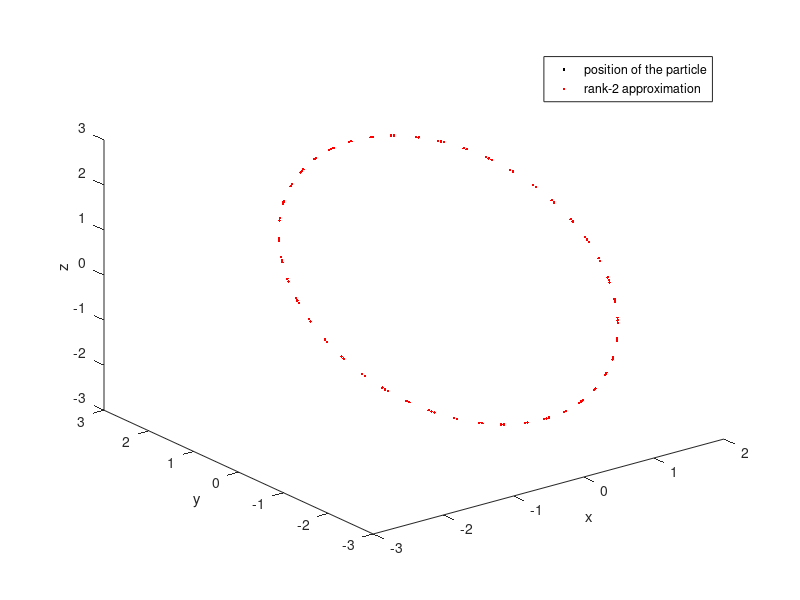

Reproduce this figure in MATLAB. (Note: this script raises an error after producing the figure.)
clear;close all; clc
load('particle_position.mat');
A(1,:) = A(1,:) - mean(A(1,:));
A(2,:) = A(2,:) - mean(A(2,:));
A(3,:) = A(3,:) - mean(A(3,:));
%part 1
%problem 1
[U,S,V] = svd(A,'econ');
A1 = diag(S);
save('A1.dat','A1','-ascii');
k = 1;
AOf1 = U(:,1:k)*S(1:k,1:k)*V(:,1:k)';
errorOfRank1 = norm(A-AOf1);
save('A2.dat','errorOfRank1','-ascii');
k = 2;
AOf2 = U(:,1:k)*S(1:k,1:k)*V(:,1:k)';
errorOfRank2 = norm(A-AOf2);
save('A3.dat','errorOfRank2','-ascii');
%problem 2
%(a)
for i = 1:101
  plot3(A(1,i),A(2,i),A(3,i),'k.');
  hold on
  plot3(AOf2(1,:),AOf2(2,:),AOf2(3,:),'r.');
end
xlabel('x');ylabel('y');zlabel('z');
legend('position of the particle','rank-2 approximation');






%%
%part 2
%problem 3
close;clear all;clc
A = imread('sherlock.jpg');
A = double(rgb2gray(A));
%remember imshow command
sinVal = svd(A);
A4 = sinVal(1:10);
%(a)
save('A4.dat','A4','-ascii');
%(b)
A5 = sinVal(1,1) / sum(sinVal);
save('A5.dat','A5','-ascii');
%(c)
A6 = sum(A4) / sum(sinVal);
save('A6.dat','A6','-ascii');
%(d)
rank = 0;
for i = 1:640
   rankEnergy = sinVal(1:i);
   if sum(rankEnergy) / sum(sinVal) >= 0.9
        A7 = i;
       break
   end
end
save('A7.dat','A7','-ascii');
%problem 4
[U,S,V] = svd(A);
k = 1;
AOf1 = U(:,1:k)*S(1:k,1:k)*V(:,1:k)';
k = 10;
AOf10 = U(:,1:k)*S(1:k,1:k)*V(:,1:k)';
k = A7;
AOfr = U(:,1:k)*S(1:k,1:k)*V(:,1:k)';
colormap gray
subplot(2,2,1);imagesc(A);title('Original Image');
subplot(2,2,2);imagesc(AOf1);title('Rank-1 Approximation');
subplot(2,2,3);imagesc(AOf10);title('Rank-10 Approximation');
subplot(2,2,4);imagesc(AOfr);title('Rank-r Approximation');



%%
%part 3
%problem 5
%a
load('NoisyImage.mat');
colormap gray
[U,S,V] = svd(A_noise,'econ');
k = 2;
rank2 = U(:,1:k)*S(1:k,1:k)*V(:,1:k)';
Sval = diag(S);
energy_rank2 = sum(Sval(1:2)) / sum(Sval);
save('A8.dat','energy_rank2','-ascii');
%b
error = norm(A_noise-rank2);
save('A9.dat','error','-ascii');
errorOfA = norm(A-rank2);
save('A10.dat','errorOfA','-ascii');
%problem 6
semilogy(Sval,'bo');
% subplot(1,3,1);
% imshow(A);title('True Image');
% subplot(1,3,2);
% imshow(A_noise);title('Noisy Image');
% subplot(1,3,3);
% imshow(rank2);title('Rank-2 Approx');